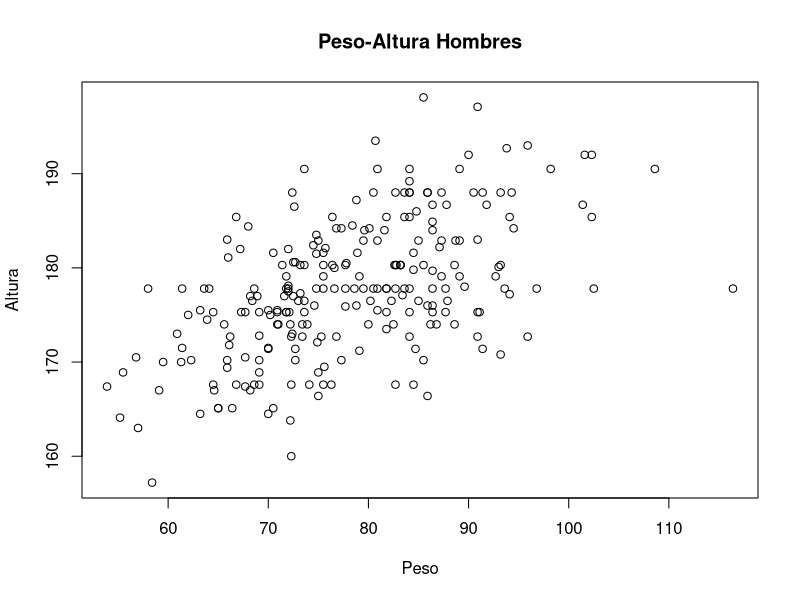
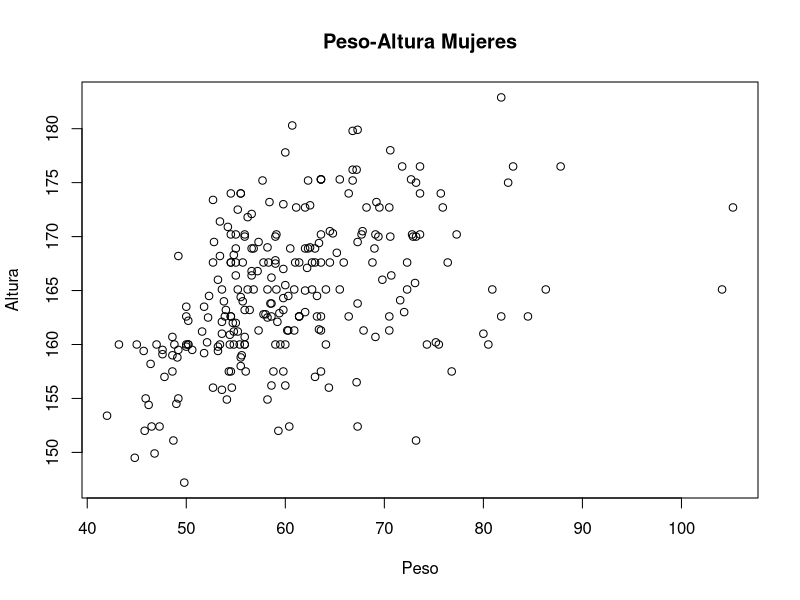
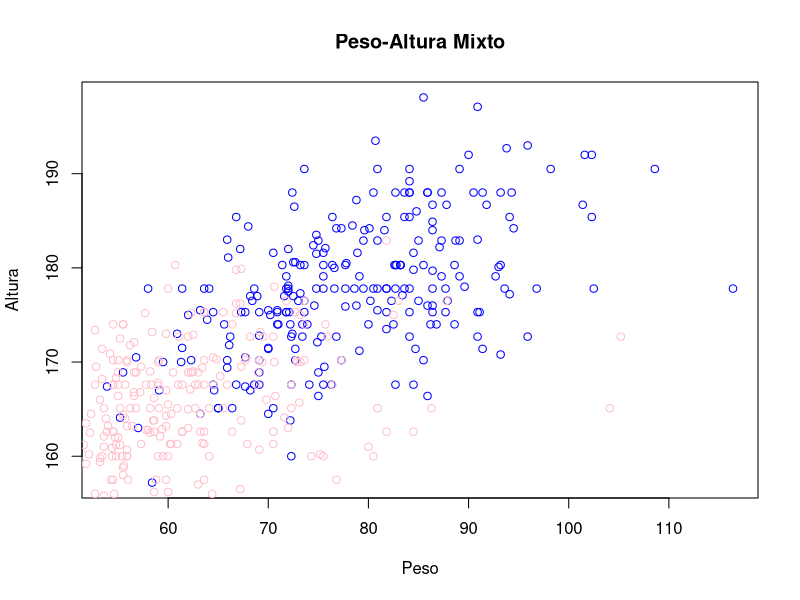
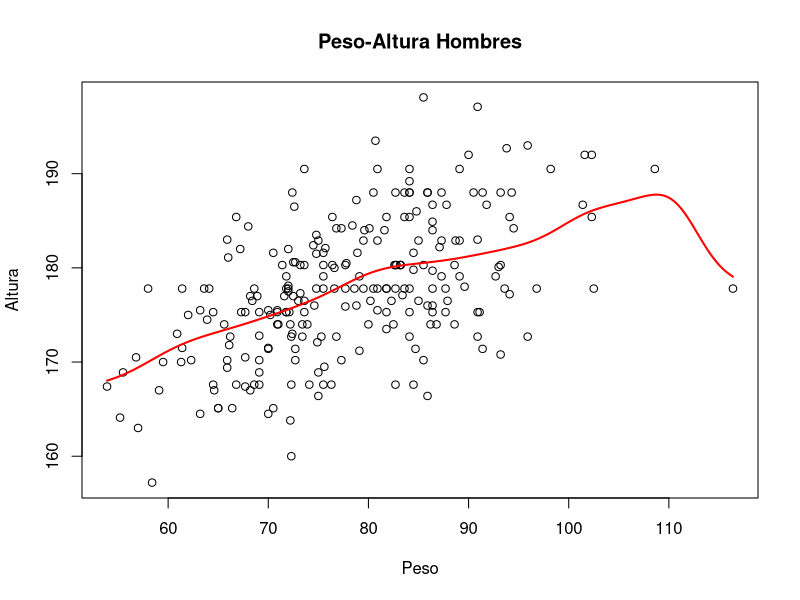
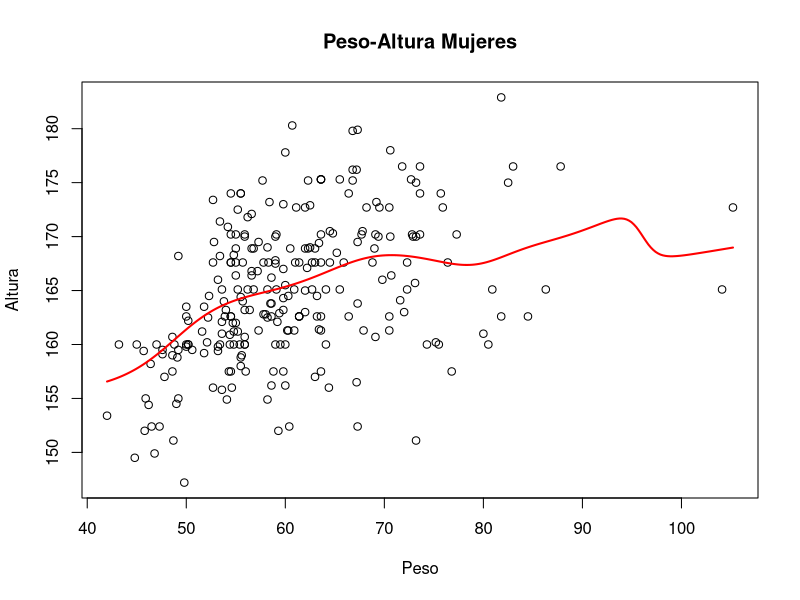
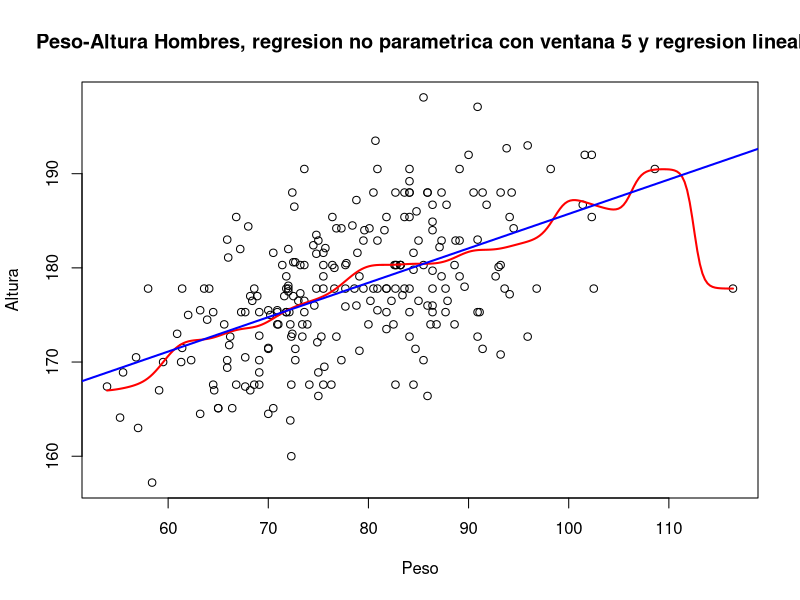
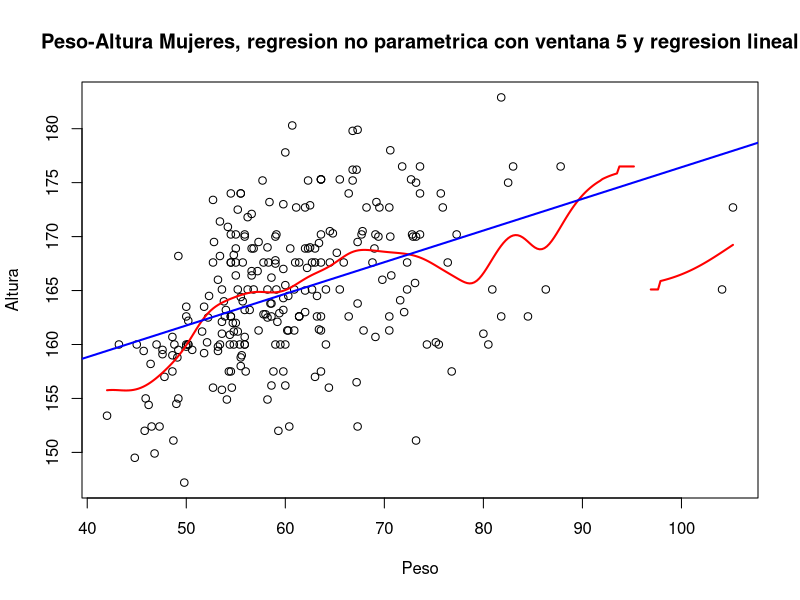
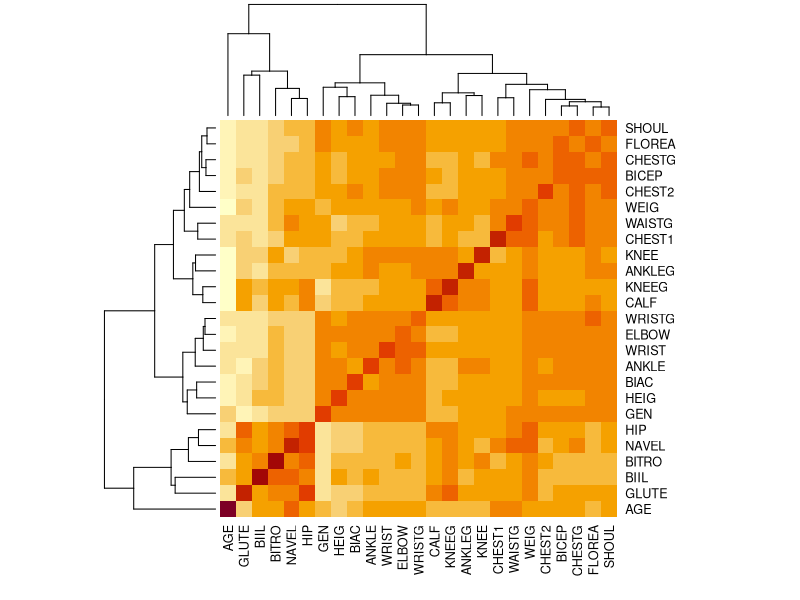

These charts were generated, in order, by the following R code:
TrainTest <- read.table("TrainTest.txt")

body <- read.csv("body.csv",header = FALSE)

#Le asignamos el nombre correspondiente a las columnas del data set
colnames(body)<- (c("BIAC","BIIL","BITRO","CHEST1","CHEST2","ELBOW","WRIST",
                    "KNEE","ANKLE","SHOUL","CHESTG","WAISTG","NAVEL","HIP","GLUTE","BICEP",
                    "FLOREA","KNEEG","CALF","ANKLEG","WRISTG","AGE","WEIG","HEIG","GEN"))

#Lectura de Datos -----------------------------------------------------------------------------------------------------------
 
#Nos fijamos si hay datos NULL
any(is.na(body))

#Nos Fijamos el tipo de dato de cada columna
sapply(body, class)

# Conclusion: No hay datos nulos y los tipos de dato corresponden a lo pedido

#Etapa Exploratoria -----------------------------------------------------------------------------------------------------------



#B.)

#Primero separamos los datos segun su genero

#Weight Men y su medianda
WEIG_M <-  body[body$GEN == 1, ]$WEIG

T_M <- median(WEIG_M)


#Weight Women y su mediana 
WEIG_W <-  body[body$GEN == 0, ]$WEIG

T_W <- median(WEIG_W)

#BootStrap para pesos de hombres
B = 1000

# Tomamos 1000 muestras de tamano |WEIGH_M| de los datos que tenemos 
n <- length(WEIG_M)
estMedMen<- 0

for(i in 1:B){
  #Para cada muestra estimamos la mediana y la almacenamos 
  muestra <- sample(WEIG_M, n, replace = TRUE )
  estMedMen[i] <- median(muestra)
}

seBootMen <- sd(estMedMen)

#Definimos el intervalo de confianza aproximado para la mediana del peso masculino
alfa <- 0.05

#Z_alfa/2
z <- qnorm(1-alfa/2)

IDC_Men <- c(T_M - z*seBootMen,T_M + z*seBootMen)

#BootStrap para pesos de Mujeres

# Tomamos 1000 muestras de tamano |WEIGH_M| de los datos que tenemos 
n <- length(WEIG_W)
estMedWom<- 0

for(i in 1:B){
  #Para cada muestra estimamos la mediana y la almacenamos 
  muestra <- sample(WEIG_W, n, replace = TRUE )
  estMedWom[i] <- median(muestra)
}

seBootWom <- sd(estMedWom)

#Definimos el intervalo de confianza aproximado para la mediana del peso masculino
alfa <- 0.05

#Z_alfa/2
z <- qnorm(1-alfa/2)

IDC_Wom <- c(T_M - z*seBootWom,T_M + z*seBootWom)

#Falta la interpretacion
#Se podria decir que el peso no es una medida muy significativa a la hora de diferencia a un hombre de una mujer, 
#ya que ambos tienen medias muy parecidas. Aunque los hombres tienen mas dispersion, por lo que podemos decir que
#cuanto mas alejado se encuentre un peso de la media mas probabilidad hay de que sea un hombre. Ademas a la hora de diferenciar
#grupos de hombres de grupos de mujeres, podemos usar el desvio estandar como diferenciador

#C)

HEIG_M <-  body[body$GEN == 1, ]$HEIG

HEIG_W <-  body[body$GEN == 0, ]$HEIG

plot(WEIG_M,HEIG_M,main = "Peso-Altura Hombres", xlab = "Peso" , ylab = "Altura")

plot(WEIG_W,HEIG_W,main = "Peso-Altura Mujeres", xlab = "Peso" , ylab = "Altura")

# Los graficos parecen indicar que a mayor peso se tendra mayor altura y vice-versa.

#Graficamos ambos en simultaneo
plot(WEIG_M,HEIG_M,main = "Peso-Altura Mixto", xlab = "Peso" , ylab = "Altura",col = "blue")
points(WEIG_W,HEIG_W,col= "pink")

# Ver si como diferenciar a los hombres de las mujeres

#D.)

# Grafico de los hombres
plot(WEIG_M,HEIG_M,main = "Peso-Altura Hombres", xlab = "Peso" , ylab = "Altura")
ksm <- ksmooth(WEIG_M,HEIG_M, "normal", bandwidth = 10)
lines(ksm$x, ksm$y, col = "red", lwd = 2)

# Grafico de las mujeres
plot(WEIG_W,HEIG_W,main = "Peso-Altura Mujeres", xlab = "Peso" , ylab = "Altura")
ksm <- ksmooth(WEIG_W,HEIG_W, "normal", bandwidth = 10)
lines(ksm$x, ksm$y, col = "red", lwd = 2)

# En el caso de los hombres, podemos ver que salvo el final la regresion no parametrica se parece mucho a una regresion lineal.
# Similarmente en las mujeres,la regresion no parametrica es parecida a una regresion lineal, sobre todo en la zona donde se concentran
# los datos. Por lo que sospechamos una regresion lineal para los hombres y las mujeres.

# E.)
# calculo la estimacion en Xi sin usar el i-esimo dato
mi_h = function(X,Y,i,h){
  n=length(X)
  Xi=X[i] #punto a evaluar la estimacion
  sum=0
  temp=0 
  for(j in 1:n){
    if(j!=i){
      sum=sum+(Y[j]*dnorm((X[j]-Xi)/h))
      temp=temp+dnorm((X[j]-Xi)/h)
    }
  }
  return(sum/temp)
}
# calculo el error cuadratico de la convalidacion cruzada
CV = function(X,Y,h){
  n=length(X)
  sum=0
  for(i in 1:n){
    sum=sum+(Y[i]-mi_h(X,Y,i,h))^2
  }
  return(sum/n)
}
# busco el h en hs que minimize el CV
h_opt= function(X,Y,hs){
  n=length(hs)
  h=hs[1]
  cv_h=CV(X,Y,h)
  for(i in 2:n){
    temp=CV(X,Y,hs[i])
    if(temp<cv_h){
      h=hs[i]
      cv_h=temp
    }
  }
  return(h)
}

hs= seq(5,20,by=0.5)

# No entiendo como usar la nota, y como quiere que grafique

# Para cada g´enero grafique la funci´on objetivo y represente all´ı la ventana ´optima hallada
# de acuerdo al criterio que est´a utilizando.
# Nota: Para verificar la respuesta, explorar la funci´on train de la librer´ıa caret.

# F.)

# Grafico de los hombres
h_M=h_opt(WEIG_M,HEIG_M,hs)
plot(WEIG_M,HEIG_M,main = "Peso-Altura Hombres, regresion no parametrica con ventana 5 y regresion lineal", xlab = "Peso" , ylab = "Altura")
# Reg. no parametrica con h optimo
ksm <- ksmooth(WEIG_M,HEIG_M, "normal", bandwidth = h_M)
lines(ksm$x, ksm$y, col = "red", lwd = 2)
# Regresion lineal de cuadrados minimos
regL_M <- lm(HEIG_M ~ WEIG_M)
abline(regL_M, col = "blue",lwd =2)

# Grafico de las mujeres
h_W=h_opt(WEIG_W,HEIG_W,hs)
plot(WEIG_W,HEIG_W,main = "Peso-Altura Mujeres, regresion no parametrica con ventana 5 y regresion lineal", xlab = "Peso" , ylab = "Altura")
ksm <- ksmooth(WEIG_W,HEIG_W, "normal", bandwidth = h_W)
lines(ksm$x, ksm$y, col = "red", lwd = 2)
# Regresion lineal de cuadrados minimos
regL_W <- lm(HEIG_W ~ WEIG_W)
abline(regL_W, col = "blue",lwd =2)

# Con esto podemos notar que una regresion lineal funciona notablemente, sobre todo en zonas
# con gran concentracion de datos.



# Regresion lineal -----------------------------------------------------------------------------------------------------------

# G.)

TrainTest= TrainTest$V1

#Datos de Training del modelo
bodyTrain = body[TrainTest,]
colnames(bodyTrain)<- (c("BIAC","BIIL","BITRO","CHEST1","CHEST2","ELBOW","WRIST",
                    "KNEE","ANKLE","SHOUL","CHESTG","WAISTG","NAVEL","HIP","GLUTE","BICEP",
                    "FLOREA","KNEEG","CALF","ANKLEG","WRISTG","AGE","WEIG","HEIG","GEN"))


#Datos de validacion del modelo
bodyTest = body[!TrainTest,]
colnames(bodyTest)<- (c("BIAC","BIIL","BITRO","CHEST1","CHEST2","ELBOW","WRIST",
                         "KNEE","ANKLE","SHOUL","CHESTG","WAISTG","NAVEL","HIP","GLUTE","BICEP",
                         "FLOREA","KNEEG","CALF","ANKLEG","WRISTG","AGE","WEIG","HEIG","GEN"))


# ajusto el modelo para predecir WIEG en funcion del resto

modelo=lm(WEIG ~ BIAC+BIIL+BITRO+CHEST1+CHEST2+ELBOW+WRIST+KNEE+ANKLE+SHOUL+CHESTG+WAISTG+NAVEL+HIP + GLUTE+BICEP+FLOREA+KNEEG+CALF+ANKLEG+WRISTG+AGE+HEIG+GEN, data = bodyTrain)

resumen = summary(modelo)

# Significacion de c/ coeficiente

# Como citerio para ver si una variable es significativa o no usaremos el test
# Beta_i = 0 vs.  Beta_i != 0 con alfa 0.05
# Es decir, si el p - valor del test de hipotesis anterior es mayor a 0.05, consideramos que la variable
# es significativa, pues podemos decir con confianza del 95% que la variable no se va a 0

# En que momento se usa esto?
significativo = c()

pValor = summary(modelo)$coefficients[, "Pr(>|t|)"]

#Vector booleano que nos dice si una variable es o no significativa
esSignificativa = c(pValor <= 0.05 )

#Nombres de las variables que usamos 
variables = names(body)

#Nos fijamos cuales son las variables que consideramos significativas
variablesSig = variables[esSignificativa]

print("Las variables significativas segun nuestro citerio son")

for(i in 1:length( variablesSig)){
  print(variablesSig[i])
  
}

# Analisis del F-Statistic

resumen

# EL F-statistic de nuestro modelo es un valor muy pequeno, esto esta en linea con el item anterior, pues lo que
# mide el F-statistic es el p-valor del test :
# H0: B_1 = B_2 =...=B_N = 0 vs. H1: existe B_i !=0

# Como tenemos muchos parametros, 11 de 25, para los cuales el p-valor del test H0: B_i= 0 vs. H1: B_i !=0 es muy bajo 
# (por ejemplo HEIG) tiene sentido que al hacer un test que toma como H0 que todos nuestros parametros son nulos, este tenga
# un p-vlaor muy bajo, cosa que efectivamente sucede.

# ¿Sospecha el efecto de alg´un fen´omeno? no entiendo a que se refiere

# Correlaciones lineales entre las variables explicativas

matriz_correlaciones = cor(bodyTrain)

heatmap(matriz_correlaciones)

# Como podemos ver hay una gran multicolinealidad entre las variables, esto es un problema ya que 
# haria que los errores estandar de las estimaicones sea mayor. (lo dice cahtgpt)

# Calculamos el error del modelo, ajustado con los datos de train, evaluado en los de test

predicciones = predict(modelo, bodyTest)

# No se con que medida quieren que calculemos el error, en este caso use el error cuadratico
error = sum((bodyTest$WEIG - predicciones)^2)

# H.)

# Analizar con que criterio las elegimos
# El heatmap agrupa segun covarianza, por lo que tengo entendido. 
# Habria que elegir una variable de cada grupo.
# Armaria el heatmap con las variables significativas, veria cuales variables se agrupan y de ahi elegir. 

# I.) 

# ni idea sobre LASSO

# J.)

# K.)